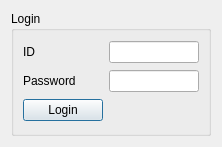
<?xml version="1.0" encoding="UTF-8"?>
<ui version="4.0">
 <class>DialogLogin</class>
 <widget class="QDialog" name="DialogLogin">
  <property name="geometry">
   <rect>
    <x>0</x>
    <y>0</y>
    <width>218</width>
    <height>147</height>
   </rect>
  </property>
  <property name="windowTitle">
   <string>Login</string>
  </property>
  <layout class="QGridLayout" name="gridLayout">
   <item row="0" column="0">
    <widget class="QGroupBox" name="groupBox_2">
     <property name="minimumSize">
      <size>
       <width>200</width>
       <height>0</height>
      </size>
     </property>
     <property name="maximumSize">
      <size>
       <width>200</width>
       <height>16777215</height>
      </size>
     </property>
     <property name="title">
      <string>Login</string>
     </property>
     <layout class="QGridLayout" name="gridLayout_3">
      <item row="0" column="0">
       <widget class="QLabel" name="label_5">
        <property name="text">
         <string>ID</string>
        </property>
       </widget>
      </item>
      <item row="0" column="1">
       <widget class="QLineEdit" name="lineEditUserId"/>
      </item>
      <item row="1" column="0">
       <widget class="QLabel" name="label_6">
        <property name="text">
         <string>Password</string>
        </property>
       </widget>
      </item>
      <item row="1" column="1">
       <widget class="QLineEdit" name="lineEditPswd"/>
      </item>
      <item row="2" column="0">
       <widget class="QPushButton" name="pushButtonLogin">
        <property name="text">
         <string>Login</string>
        </property>
       </widget>
      </item>
     </layout>
    </widget>
   </item>
  </layout>
 </widget>
 <resources/>
 <connections/>
</ui>
